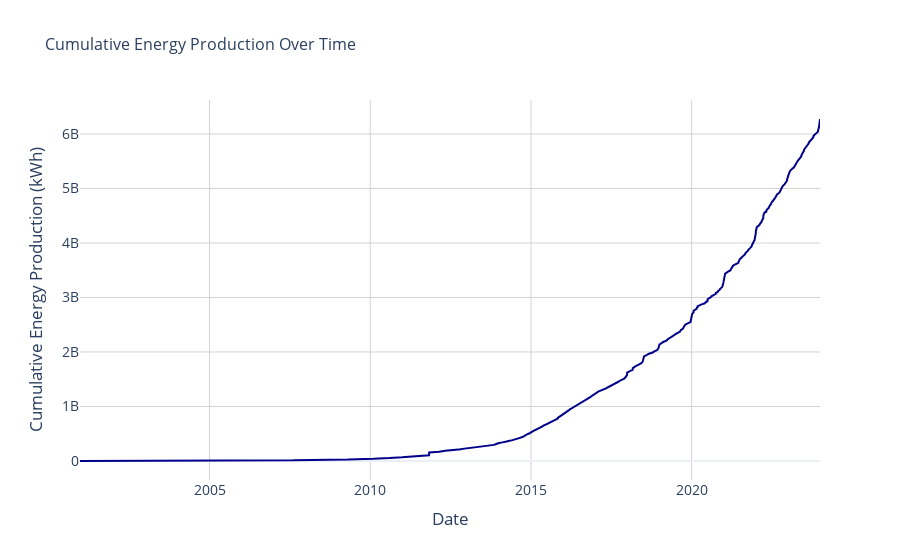

The code cell stored with this chart in its notebook:
### Markdown cell above
# Number of Projects by Division

This bar chart offers an insightful overview of the **project distribution** across various divisions within the organization. Below is a detailed summary of its key features:

## 📊 Key Features

### Scale
- **Y-Axis**: Represents the **number of projects**, ranging from **0 to about 20,000**.

### Distribution
- There is a **clear disparity** in the number of projects among divisions. A select few divisions lead with significantly higher project counts compared to others.

### Top Performers
The following divisions stand out with the **highest project counts** (approximately **10,000-20,000**):
- **GENV-KO**
- **GENV-AK**
- **GENV-AV**
- **NIKU-Auth**

### Mid-Range Divisions
- Several divisions boast a **project count** between **2,000 to 5,000**.

### Long Tail Effect
- Many divisions on the **right side of the chart** show very few projects, creating a **long tail effect** in the distribution.

### Color Coding
- The bars are **color-coded** from **dark blue** to **light blue**, where darker shades indicate **higher project counts**.

### Labeling
- Division names are displayed along the **x-axis**. However, readability may be compromised due to the **high number of divisions** represented.

## 💡 Conclusion
This visualization effectively highlights the stark differences in project distribution across divisions, making it a valuable tool for **resource allocation** and **identifying areas of high activity** within the organization.

### Code cell
import plotly.graph_objects as go

# Convert 'Interconnection Date' to datetime
solar['Interconnection Date'] = pd.to_datetime(solar['Interconnection Date'], errors='coerce')

# Group and calculate cumulative sum of energy production
cumulative_production = (
    solar.groupby('Interconnection Date')['Estimated Annual PV Energy Production (kWh)']
    .sum()
    .cumsum()
)

# Create a Plotly figure
fig = go.Figure()

# Add the cumulative production trace
fig.add_trace(
    go.Scatter(
        x=cumulative_production.index,
        y=cumulative_production.values,
        mode='lines',
        line=dict(color='darkblue', width=2),
        name='Cumulative Production'
    )
)

# Update layout for better visualization
fig.update_layout(
    title='Cumulative Energy Production Over Time',
    xaxis_title='Date',
    yaxis_title='Cumulative Energy Production (kWh)',
    template='plotly_white',
    font=dict(size=14),
    title_font=dict(size=16),
    xaxis=dict(showgrid=True, gridcolor='lightgray'),
    yaxis=dict(showgrid=True, gridcolor='lightgray'),
)

# Show the Plotly plot
fig.show()

### Figure 1 — Plotly figure (JSON) as saved in the notebook; plotly's stock layout.template omitted (floating-point values rounded to 4 significant figures; data arrays with more than 128 entries replaced by an {"elided": "..."} marker saying what was removed)
{"data": [{"line": {"color": "darkblue", "width": 2}, "mode": "lines", "name": "Cumulative Production", "type": "scatter", "x": {"elided": "5411 str values"}, "y": {"elided": "5411 int values"}}], "layout": {"font": {"size": 14}, "title": {"font": {"size": 16}, "text": "Cumulative Energy Production Over Time"}, "xaxis": {"gridcolor": "lightgray", "showgrid": true, "title": {"text": "Date"}}, "yaxis": {"gridcolor": "lightgray", "showgrid": true, "title": {"text": "Cumulative Energy Production (kWh)"}}}}
